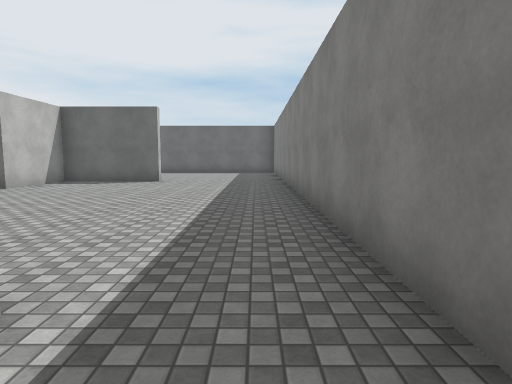
[1] (above)

24 first-person views from a walk through a 3-D level made in the Unity game engine. The camera is 1.5 m above the floor, tilts 6° down and sees 75° across. The floor is counted in squares, 2 m on a side. Each view is taken from the middle of a square. On the plan, view 1 faces up. The plan holds only what a view shows up to about 11 squares ahead; the rest is blank. The place goes on beyond the plan. The player is left out. Surface patterns are stand-ins for the level's own textures.

[2]
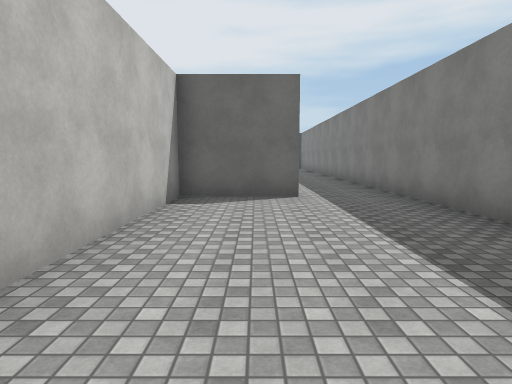

[3]
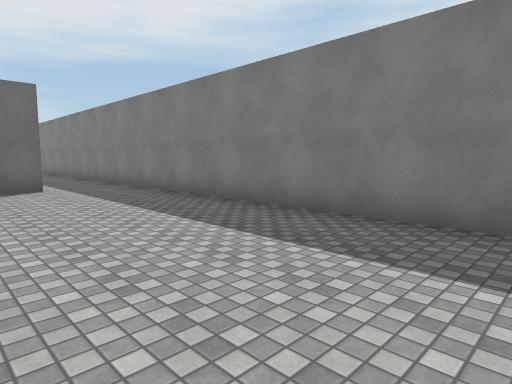

[4]
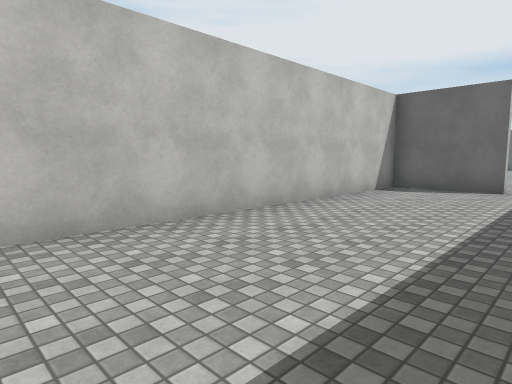

[5]
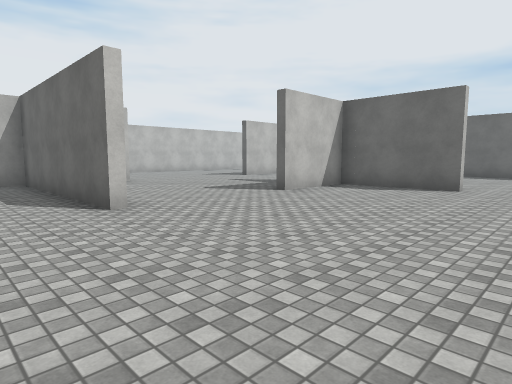

[6]
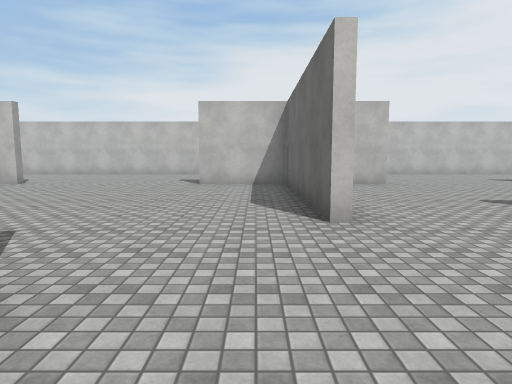

[7]
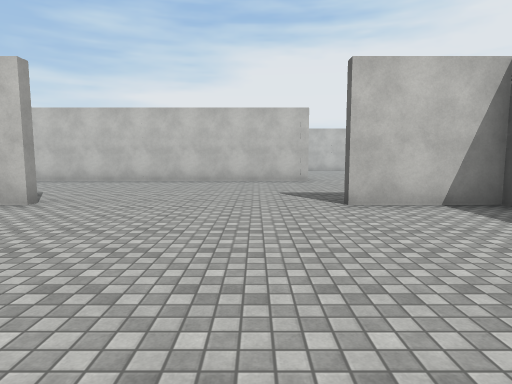

[8]
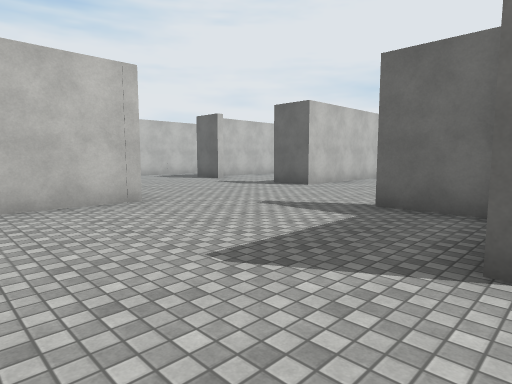

[9]
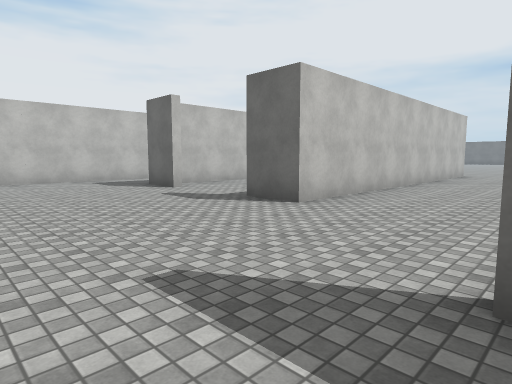

[10]
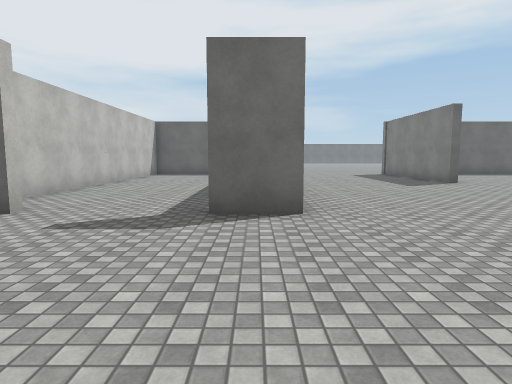

[11]
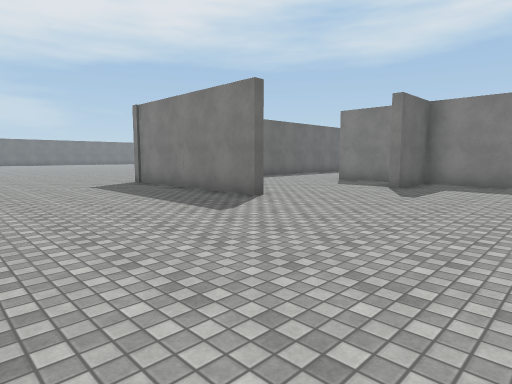

[12]
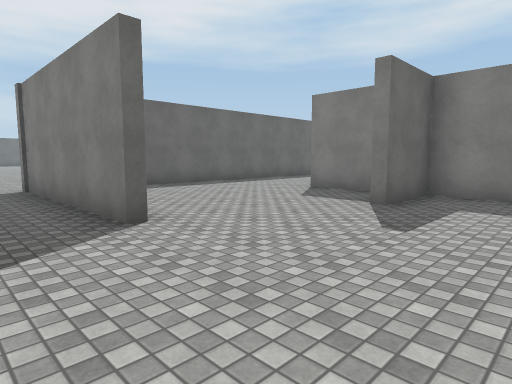

[13]
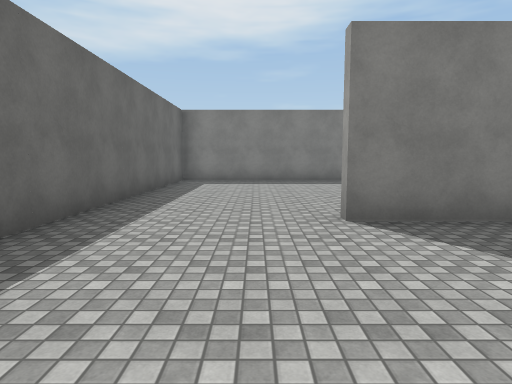

[14]
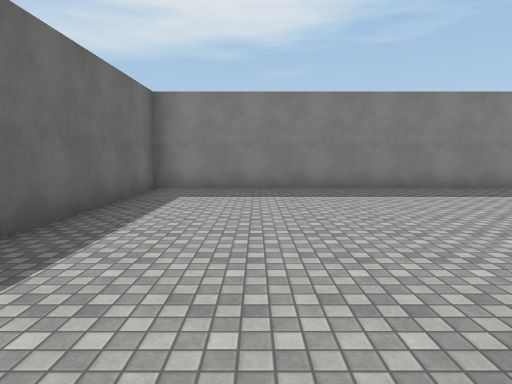

[15]
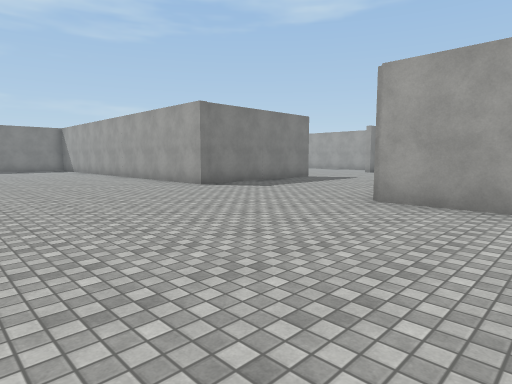

[16]
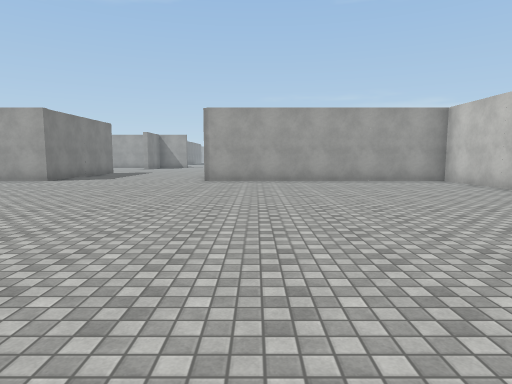

[17]
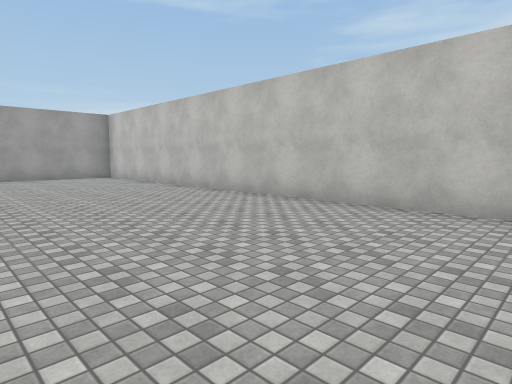

[18]
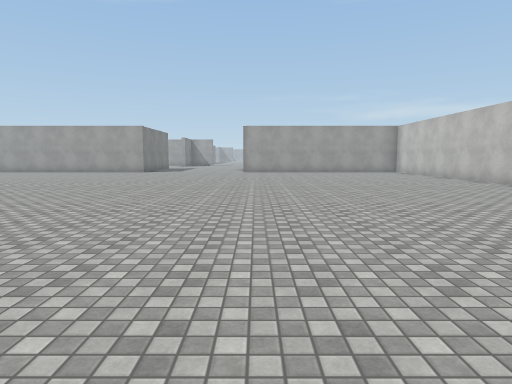

[19]
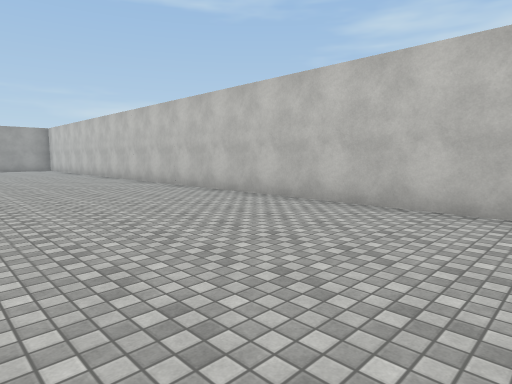

[20]
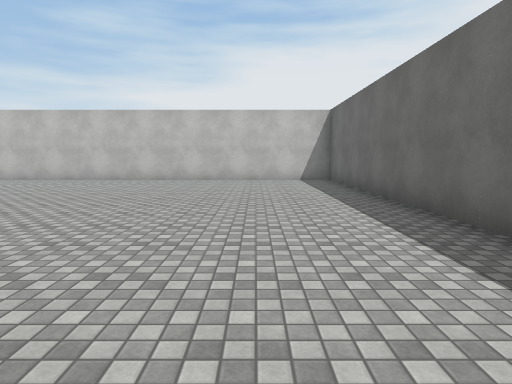

[21]
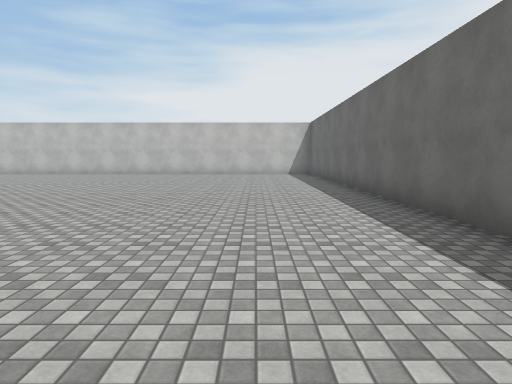

[22]
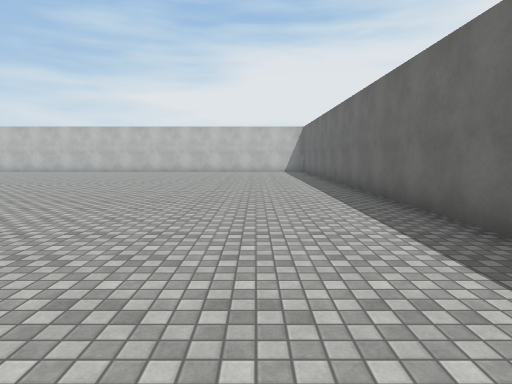

[23]
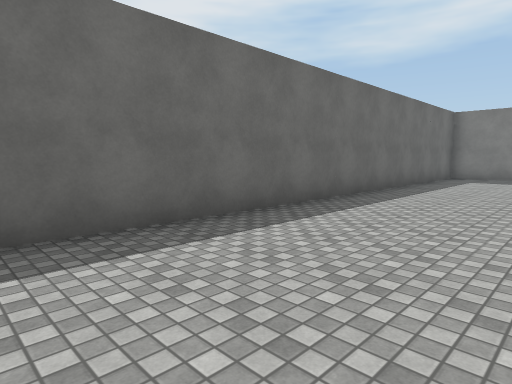

[24]
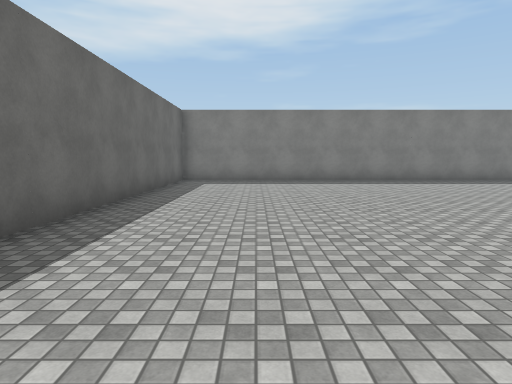

### Floor plan
Points are (right, up) in squares from view 1. A wall is a line through its corners. A room is listed if a view was taken in it or the views show most of it. See-through windows are left out.
Room 1 (views 1, 2, 3, 4)
walls: (-1.1, 1.2) (-3.4, 1.2) (-3.4, -6.6); (0.9, -6.6) (0.9, 0.4)
ways out: opening at (-0.5, 1) to room 2
Room 2 (views 5, 6, 7, 8, 9, 10, 11, 12, 13, 14, 15, 16, 17, 18, 19, 20, 21, 22, 23, 24)
walls: (-16.4, 14.2) (-16.4, 6.4) (-17.6, 6.4); (-11.4, 11.5) (-11.4, 16.6) (-8.8, 16.6); (-6.1, 10.9) (-6.1, 13); (-21.3, 13.1) (-21.3, 7.2); (-6.1, 8.2) (-6.1, 10.2) (-8, 10.2); (-11.2, 6.6) (-11.2, 5.6); (-2.9, 10.2) (-5.9, 10.2) (-5.9, 7.8); (-20.2, 6.4) (-21.6, 6.4); (-11.8, 3.9) (-13.4, 3.9); (-5.8, 3.9) (-11.2, 3.9) (-11.2, 1.4); (-23.9, 6.8) (-23.9, 3.4); (0.9, 30.6) (0.9, 41.4) (-23.9, 41.4) (-23.9, 16.6) (-16.4, 16.6); (-16.4, 1.8) (-16.4, -6.9); (-11.2, -3.5) (-11.2, -4.1); (0.9, 0.4) (0.9, 16.4) (-8.9, 16.4)
ways out: opening at (-0.5, 1) to room 1

Positions as (right, up) in squares from view 1, and headings:
1: (0, 0), facing up
2: (-2, -5), facing up
3: (-3, -7), facing up-right
4: (0, -7), facing up-left
5: (-1, 2), facing up-left
6: (-2, 3), facing left
7: (-6, 0), facing left
8: (-11, -1), facing up-left
9: (-13, 2), facing up-left
10: (-17, 2), facing up
11: (-16, 7), facing up-right
12: (-13, 8), facing up-right
13: (-10, 14), facing right
14: (-7, 14), facing right
15: (-19, 22), facing down-right
16: (-18, 27), facing down
17: (-19, 29), facing down-left
18: (-17, 33), facing down
19: (-19, 37), facing down-left
20: (-13, 39), facing left
21: (-9, 39), facing left
22: (-7, 39), facing left
23: (-12, 38), facing up-right
24: (-10, 39), facing right
